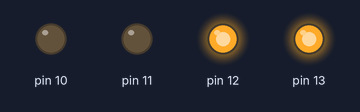
The sketch below on a simulated Arduino Uno, built with avr-gcc and run on an emulated ATmega328P. On the bench: output pins drawn as LEDs (lit = HIGH).

Above: at 0.1 s.
At 2.1 s:
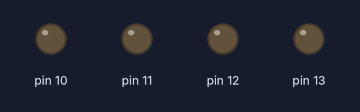
Timing chart, 0 to 3.6 s (numbered marks = the images above):
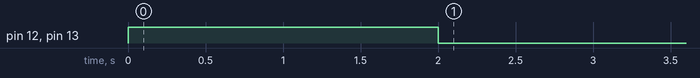

Measured:
- by itself, pin 12, pin 13: LOW → HIGH at 0.00 s, → LOW 2.0 s later

The sketch:

competition.ino
```cpp
void setup() {
  // put your setup code here, to run once:
  pinMode(13,OUTPUT);
  pinMode(12,OUTPUT);
  pinMode(11,OUTPUT);
  pinMode(10,OUTPUT);

}
int i=0;
void loop() {

  // put your main code here, to run repeatedly:
  if(i==0)
{

digitalWrite(10,LOW);
digitalWrite(12,HIGH);
digitalWrite(13,HIGH);
digitalWrite(11,LOW);
delay(2000);
i++;
}
digitalWrite(10,LOW);
digitalWrite(12,LOW);
digitalWrite(13,LOW);
digitalWrite(11,LOW);
}
```
